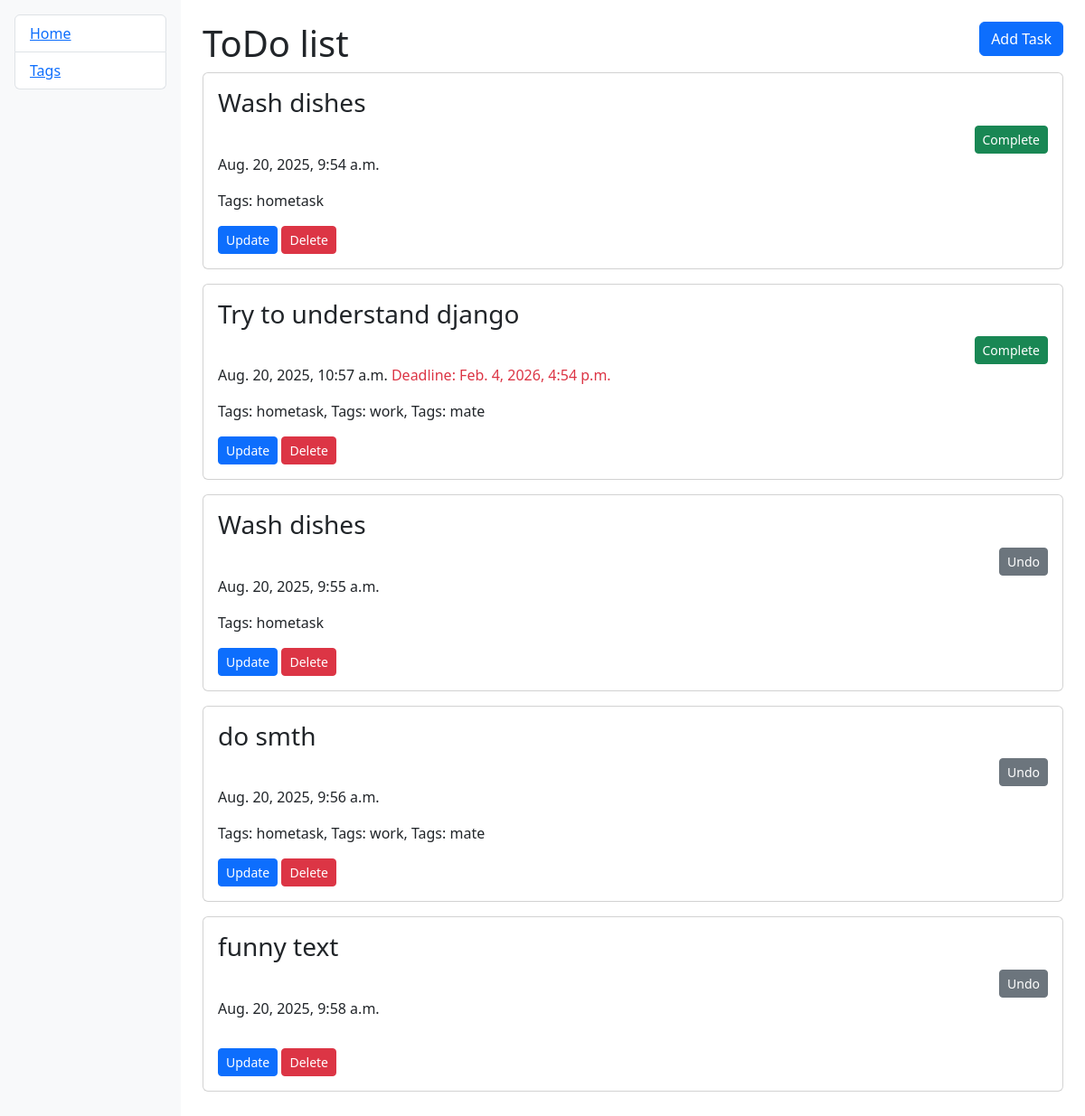
The page / on the database its author committed.
### tasks/models.py (models this page shows, shortened)
class Task(models.Model):
    content = models.TextField()
    created_datetime = models.DateTimeField(auto_now_add=True)
    deadline = models.DateTimeField(null=True, blank=True)
    is_done = models.BooleanField(default=False)
    tags = models.ManyToManyField("Tag", related_name="tasks", blank=True)
    class Meta:
        ordering = ["is_done", "created_datetime"]

class Tag(models.Model):
    name = models.CharField(max_length=255, unique=True)

### tasks/views.py (the view)
# urls.py: path("", TaskListView.as_view(), name = "home"),
class TaskListView(generic.ListView):
    model = Task
    template_name = "tasks/task_list.html"
    paginate_by = 5
    context_object_name = "tasks"
    def get_queryset(self):
        return Task.objects.prefetch_related('tags')

### templates/tasks/task_list.html (shortened to what this page needs)
{% extends "base.html" %}
{% block content %}
<h1>ToDo list <a href="{% url 'tasks:task-form' %}" class="btn btn-primary float-end">Add Task</a>
</h1>
    {% for task in tasks %}
  <div class="card mb-3 p-3">
      <h3>{{ task.content }}</h3>
        <form action="{% url 'tasks:task-toggle' task.pk %}" method="post" style="display:inline;">
            {% if task.is_done %}
                <button type="submit" class="btn btn-secondary btn-sm float-end">Undo</button>
            {% else %}
                <button type="submit" class="btn btn-success btn-sm float-end">Complete</button>
            {% endif %}
        </form>
      <p>{{ task.created_datetime }}
          {% if task.deadline %}
            <span class="text-danger">Deadline: {{ task.deadline }}</span>
          {% endif %}
      </p>
      <p>
        {% if task.tags.all %}
            {% for tag in task.tags.all %}
                Tags: {{ tag.name }}{% if not forloop.last %}, {% endif %}
            {% endfor %}
        {% endif %}
      </p>
    <div class="float-end">
      <a href="{% url 'tasks:task-update' task.pk %}" class="btn btn-primary btn-sm">Update</a>
      <a href="{% url 'tasks:task-delete' task.pk %}" class="btn btn-danger btn-sm">Delete</a>
    </div>
  </div>
{% endfor %}
{% endblock %}

### templates/base.html (shortened to what this page needs)
<!DOCTYPE html>
<html lang="en">
<head>
  <link href="https://cdn.jsdelivr.net/npm/bootstrap@5.3.3/dist/css/bootstrap.min.css" rel="stylesheet">
</head>
<body>
  <div class="container-fluid">
    <div class="row"    >
      <div class="col-2 bg-light p-3">
        {% include "includes/sidebar.html" %}
      </div>
      <main class="col p-4">
        {% block content %}{% endblock %}
      </main>
    </div>
  </div>
</body>
</html>

### templates/includes/sidebar.html
<ul class="sidebar-nav list-group">
  <li class="list-group-item"><a href="{% url 'tasks:home' %}">Home</a></li>
  <li class="list-group-item"><a href="{% url 'tasks:tag-list' %}">Tags</a>
</ul>

### rows shown on the page
Task: content "Wash dishes", is_done "Complete", created_datetime "Aug. 20, 2025, 9:54 a.m."
Tag: name "hometask"
Task: content "Try to understand django", is_done "Complete", created_datetime "Aug. 20, 2025, 10:57 a.m.", deadline "Feb. 4, 2026, 4:54 p.m."
Tag: name "work"
Tag: name "mate"
Task: content "Wash dishes", is_done "Undo", created_datetime "Aug. 20, 2025, 9:55 a.m."
Task: content "do smth", is_done "Undo", created_datetime "Aug. 20, 2025, 9:56 a.m."
Task: content "funny text", is_done "Undo", created_datetime "Aug. 20, 2025, 9:58 a.m."
